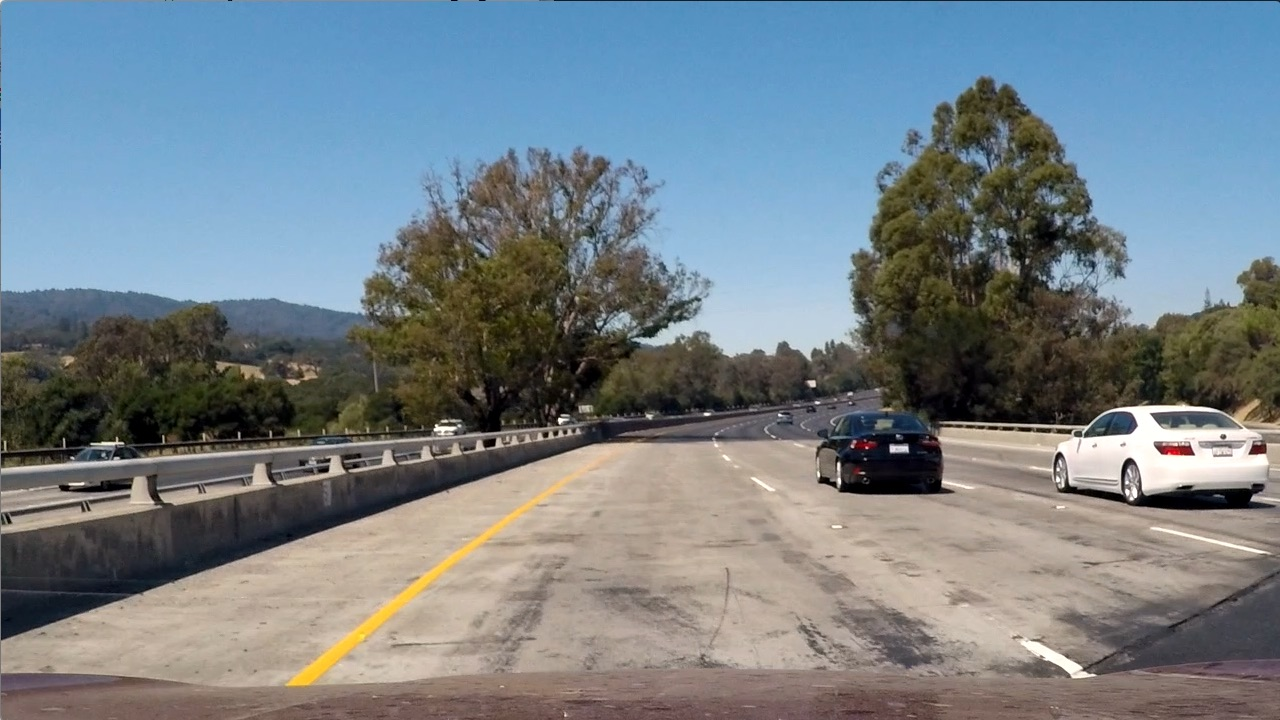
#> input picture test_images/test1.jpg, 1280 x 720 px; its folder holds 4 pictures in this run
$ jupyter execute --allow-errors 'Vehicle Detection .ipynb'   (shell and % lines are left out)   (older library calls are emulated)
#> lines starting #> are read from the running program, lines starting #| are printed output that depends on the picture
[cell 1]
import matplotlib.image as mpimg
import matplotlib.pyplot as plt
import numpy as np
import cv2
import glob
import time
import random
from sklearn.svm import LinearSVC
from sklearn.preprocessing import StandardScaler
from skimage.feature import hog
from sklearn.model_selection import train_test_split
from scipy.ndimage.measurements import label

[cell 2]
#############################
####### Loading Images ######
#############################

# Test images for complete pipeline

test_images_dir = './test_images/'
test_images = []

for image_name in glob.glob(test_images_dir + 'test*.jpg'):
    im = mpimg.imread(image_name)
#> im is the input picture: shape (720, 1280, 3); mean R, G, B 117.5, 128.7, 135.5
    test_images.append(im)

test_images = np.array(test_images)

# plt.imshow(test_images[0])
# plt.show()

# Loading images for classifier training
# Read in cars and notcars

car_image_dirs = ['./training_data/vehicles/KITTI_extracted/',\
                  './training_data/vehicles/GTI_Right/',\
                  './training_data/vehicles/GTI_Left/',\
                  './training_data/vehicles/GTI_MiddleClose/'\
                  './training_data/vehicles/GTI_Far']

non_car_image_dirs = ['./training_data/non-vehicles/GTI/',\
                      './training_data/non-vehicles/Extras/']
cars = []
non_cars = []

for car_image_dir in car_image_dirs:
    for car_image_name in glob.glob(car_image_dir + '*.png'):

        cars.append(car_image_name)

for non_car_image_dir in non_car_image_dirs:
    for non_car_image_name in glob.glob(non_car_image_dir + '*.png'):

        non_cars.append(non_car_image_name)

# Randomly picking a subset of samples for training and classification
#> (the rest of this cell did not finish here and is left out)

[cell 3]
# Define a function to return HOG features and visualization
# [37 lines left out: functions get_hog_features, bin_spatial, color_hist, not called in this run]

# Define a function to extract features from a list of images
# Have this function call bin_spatial() and color_hist()
def extract_features(imgs, color_space='RGB', spatial_size=(32, 32),
                        hist_bins=32, orient=9,
                        pix_per_cell=8, cell_per_block=2, hog_channel=0,
                        spatial_feat=True, hist_feat=True, hog_feat=True):
    # Create a list to append feature vectors to
    features = []
    # Iterate through the list of images
    for file in imgs:
        file_features = []
        # Read in each one by one
        image = mpimg.imread(file)
        # apply color conversion if other than 'RGB'
        if color_space != 'RGB':
            if color_space == 'HSV':
                feature_image = cv2.cvtColor(image, cv2.COLOR_RGB2HSV)
            elif color_space == 'LUV':
                feature_image = cv2.cvtColor(image, cv2.COLOR_RGB2LUV)
            elif color_space == 'HLS':
                feature_image = cv2.cvtColor(image, cv2.COLOR_RGB2HLS)
            elif color_space == 'YUV':
                feature_image = cv2.cvtColor(image, cv2.COLOR_RGB2YUV)
            elif color_space == 'YCrCb':
                feature_image = cv2.cvtColor(image, cv2.COLOR_RGB2YCrCb)
        else: feature_image = np.copy(image)

        if spatial_feat == True:
            spatial_features = bin_spatial(feature_image, size=spatial_size)
            file_features.append(spatial_features)
        if hist_feat == True:
            # Apply color_hist()
            hist_features = color_hist(feature_image, nbins=hist_bins)
            file_features.append(hist_features)
        if hog_feat == True:
        # Call get_hog_features() with vis=False, feature_vec=True
            if hog_channel == 'ALL':
                hog_features = []
                for channel in range(feature_image.shape[2]):
                    hog_features.append(get_hog_features(feature_image[:,:,channel],
                                        orient, pix_per_cell, cell_per_block,
                                        vis=False, feature_vec=True))
                hog_features = np.ravel(hog_features)
            else:
                hog_features = get_hog_features(feature_image[:,:,hog_channel], orient,
                            pix_per_cell, cell_per_block, vis=False, feature_vec=True)
            # Append the new feature vector to the features list
            file_features.append(hog_features)
        features.append(np.concatenate(file_features))
    # Return list of feature vectors
    return features

[cell 4]
spatial_size=(32, 32)
hist_bins=32
orient=9
pix_per_cell=8
cell_per_block=2

# Extracting Features
car_features = extract_features(cars, color_space='YCrCb', spatial_size=spatial_size,\
               hist_bins=hist_bins, orient=orient,pix_per_cell=pix_per_cell, \
               cell_per_block=cell_per_block,hog_channel= 'ALL' ,spatial_feat=True,\
               hist_feat=True, hog_feat=True)

non_car_features = extract_features(non_cars, color_space='YCrCb', spatial_size=spatial_size,\
               hist_bins=hist_bins, orient=orient,pix_per_cell=pix_per_cell, \
               cell_per_block=cell_per_block,hog_channel= 'ALL' ,spatial_feat=True,\
               hist_feat=True, hog_feat=True)

[cell 5]
# Building and training a classifier

if len(car_features) > 0:
    # Create an array stack of feature vectors
    X = np.vstack((car_features, non_car_features)).astype(np.float64)
    # Fit a per-column scaler
    X_scaler = StandardScaler().fit(X)
    # Apply the scaler to X
    scaled_X = X_scaler.transform(X)
    # Define a labels vector based on features lists
    y = np.hstack((np.ones(len(car_features)),np.zeros(len(non_car_features))))
    car_ind = np.random.randint(0, len(cars))
    # Visualizing features
    # Plot an example of raw and scaled features
    fig = plt.figure(figsize=(12,4))
    plt.subplot(131)
    plt.imshow(mpimg.imread(cars[car_ind]))
    plt.title('Original Image')
    plt.subplot(132)
    plt.plot(X[car_ind])
    plt.title('Raw Features')
    plt.subplot(133)
    plt.plot(scaled_X[car_ind])
    plt.title('Normalized Features')
    fig.tight_layout()
    plt.show()
else:
    print('Your function only returns empty feature vectors...')

# Split up data into randomized training and test sets
rand_state = np.random.randint(0, 100)
#> (the rest of this cell did not finish here and is left out)

[cell 6]
# Vehicle Detection in an image using sliding window

# Define a function that takes an image,
# start and stop positions in both x and y,
# window size (x and y dimensions),
# and overlap fraction (for both x and y)
def slide_window(img, x_start_stop=[None, None], y_start_stop=[None, None],
                    xy_window=(64, 64), xy_overlap=(0.5, 0.5)):
    # If x and/or y start/stop positions not defined, set to image size
    if x_start_stop[0] == None:
        x_start_stop[0] = 0
    if x_start_stop[1] == None:
        x_start_stop[1] = img.shape[1]
    if y_start_stop[0] == None:
        y_start_stop[0] = 0
    if y_start_stop[1] == None:
        y_start_stop[1] = img.shape[0]
    # Compute the span of the region to be searched
    xspan = x_start_stop[1] - x_start_stop[0]
    yspan = y_start_stop[1] - y_start_stop[0]
    # Compute the number of pixels per step in x/y
    nx_pix_per_step = np.int(xy_window[0]*(1 - xy_overlap[0]))
    ny_pix_per_step = np.int(xy_window[1]*(1 - xy_overlap[1]))
    # Compute the number of windows in x/y
    nx_buffer = np.int(xy_window[0]*(xy_overlap[0]))
    ny_buffer = np.int(xy_window[1]*(xy_overlap[1]))
    nx_windows = np.int((xspan-nx_buffer)/nx_pix_per_step)
    ny_windows = np.int((yspan-ny_buffer)/ny_pix_per_step)
    # Initialize a list to append window positions to
    window_list = []
    # Loop through finding x and y window positions
    for ys in range(ny_windows):
        for xs in range(nx_windows):
            # Calculate window position
            startx = xs*nx_pix_per_step + x_start_stop[0]
            endx = startx + xy_window[0]
            starty = ys*ny_pix_per_step + y_start_stop[0]
            endy = starty + xy_window[1]

            # Append window position to list
            window_list.append(((startx, starty), (endx, endy)))
    # Return the list of windows
    return window_list

# Define a function to draw bounding boxes
def draw_boxes(img, bboxes, color=(0, 0, 255), thick=6):
    # Make a copy of the image
    imcopy = np.copy(img)
    # Iterate through the bounding boxes
    for bbox in bboxes:
        # Draw a rectangle given bbox coordinates
        cv2.rectangle(imcopy, bbox[0], bbox[1], color, thick)
    # Return the image copy with boxes drawn
    return imcopy

# [75 lines left out: functions convert_color, find_cars, not called in this run]

[cell 7]
test_image = test_images[random.randint(0,5)]
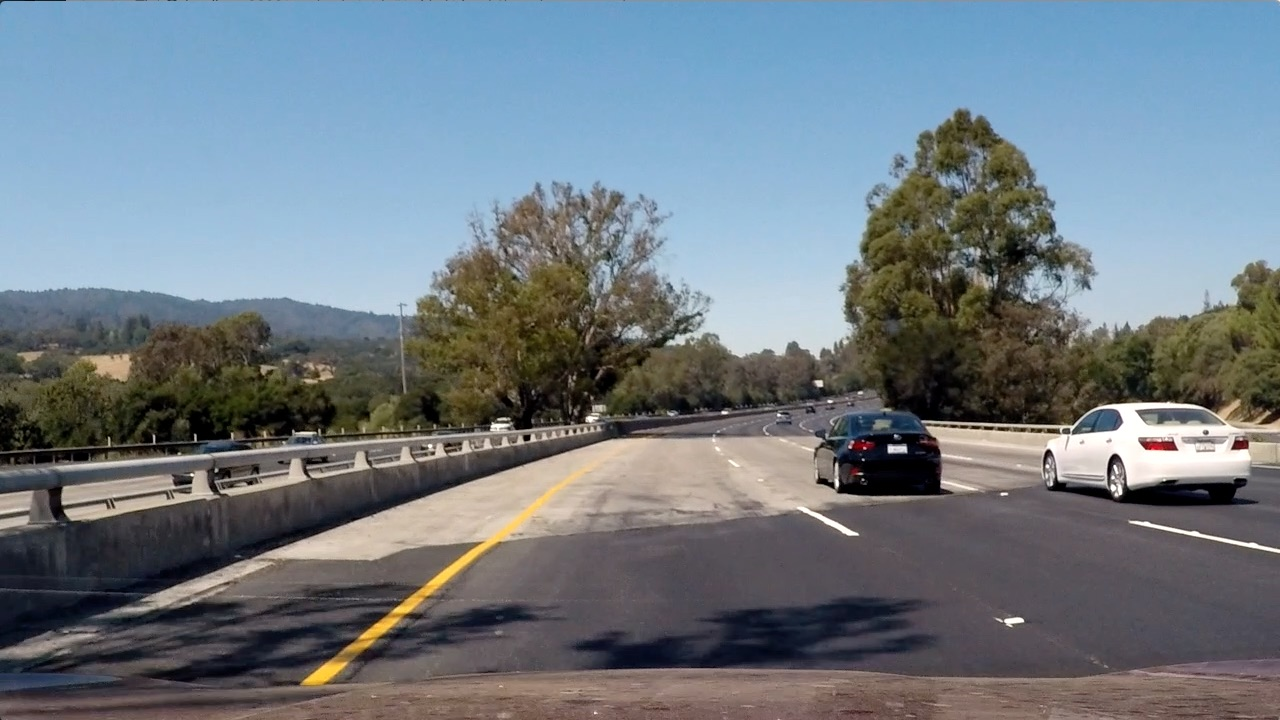
#> test_image: shape (720, 1280, 3); mean R, G, B 112.2, 122.7, 130.9

windows = slide_window(test_image, x_start_stop=[None, None], y_start_stop=[None, None],
                    xy_window=(128, 128), xy_overlap=(0.5, 0.5))

window_img = draw_boxes(test_image, windows, color=(0, 0, 255), thick=6)
#> after the loop in draw_boxes, `for bbox in bboxes:`:
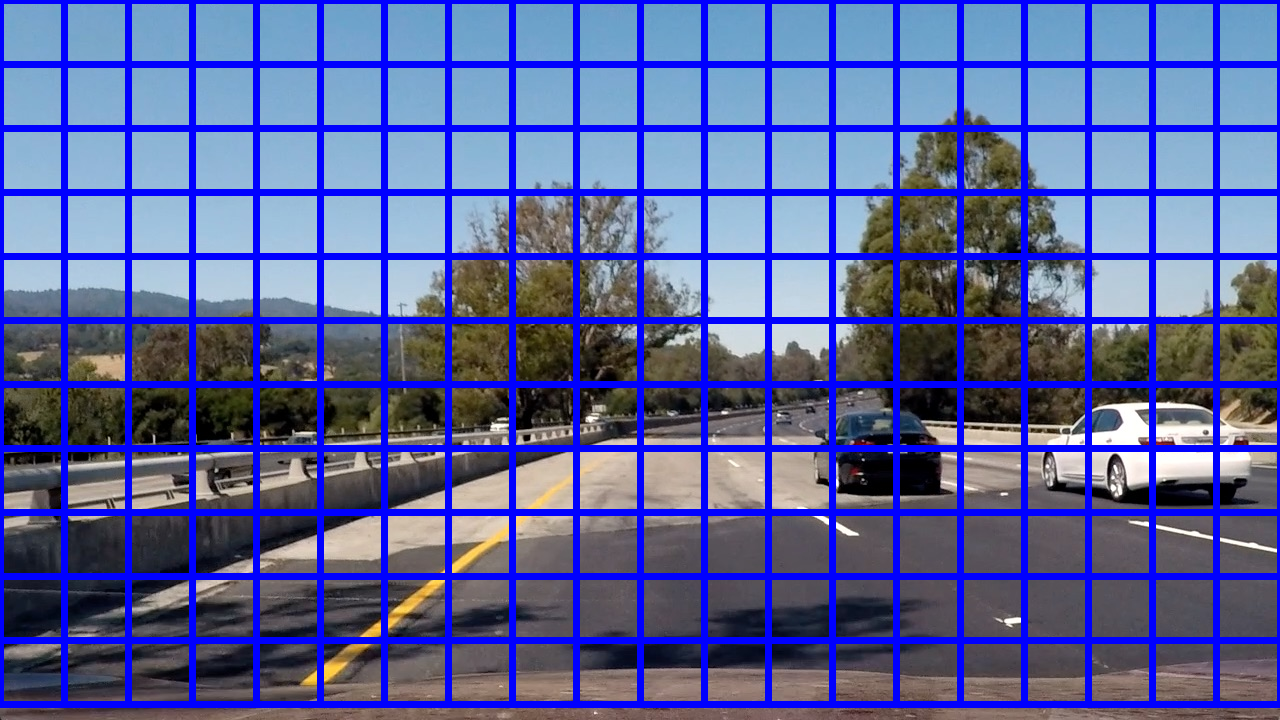
#> imcopy: shape (720, 1280, 3); mean R, G, B 88.7, 97.2, 156.7
plt.imshow(window_img)
plt.show()

ystart = 360
ystop = 656
scale = 1.5

#> (the rest of this cell did not finish here and is left out)
